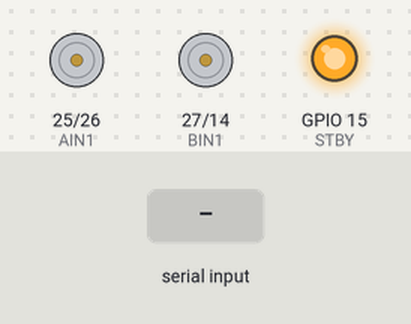
Bench run of a sketch on a simulated ESP32. Shown: motor-driver pin pairs drawn as motors (green arrow = first pin HIGH = forward, orange = second pin HIGH = backward, longer = more drive, scaled by the enable pin, stopped while the standby pin is LOW), output pins drawn as LEDs (lit = HIGH). The inputs (shaded band) are chosen by the test bench. Nothing arrives over Bluetooth unless stated; what the sketch prints to the serial monitor is not drawn.

Above: at 1.2 s.
1.3 s: "F" received over the second serial link
At 1.9 s:
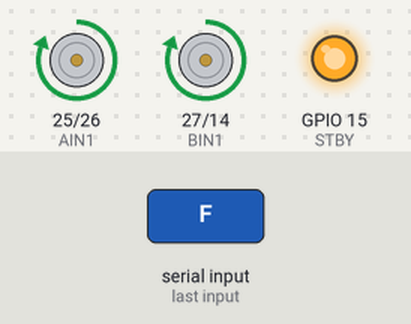
2.8 s: "B" received over the second serial link
At 3.1 s:
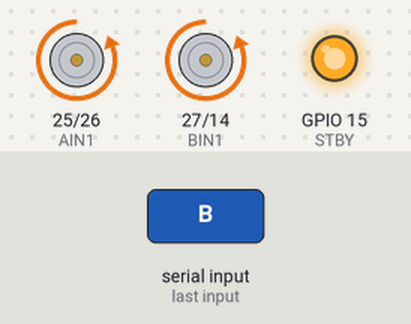
4.3 s: "L" received over the second serial link
At 5.4 s:
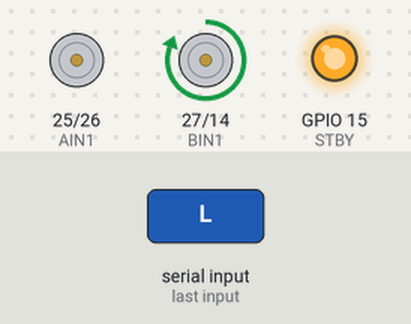
5.8 s: "R" received over the second serial link
At 6.6 s:
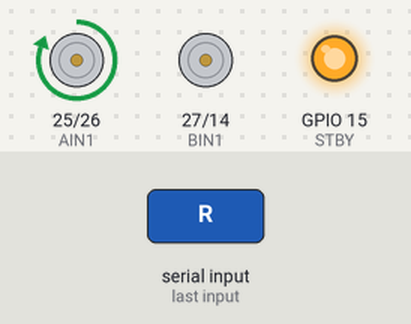
7.3 s: "S" received over the second serial link
At 7.7 s:
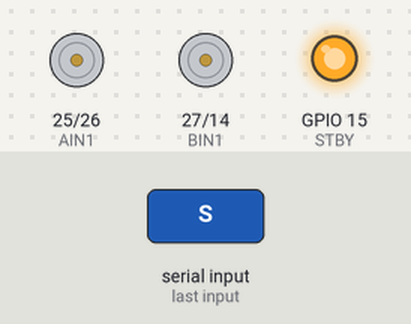
Timing chart, 0 to 9.8 s (numbered marks = the images above; inputs shaded):
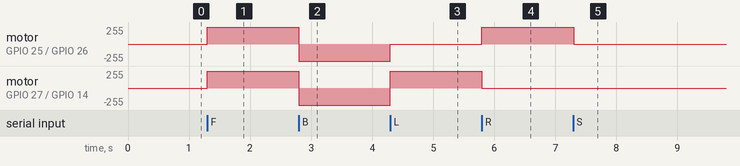

Measured:
- after the input at 1.3 s, motor on GPIO 25 (AIN1) / GPIO 26 (AIN2), motor on GPIO 27 (BIN1) / GPIO 14 (BIN2): stopped → forward 255/255 at once
- after the input at 2.8 s, motor on GPIO 25 (AIN1) / GPIO 26 (AIN2), motor on GPIO 27 (BIN1) / GPIO 14 (BIN2): forward 255/255 → backward 255/255 at once
- after the input at 4.3 s, motor on GPIO 25 (AIN1) / GPIO 26 (AIN2): backward 255/255 → stopped at once; motor on GPIO 27 (BIN1) / GPIO 14 (BIN2): backward 255/255 → forward 255/255 at once
- after the input at 5.8 s, motor on GPIO 25 (AIN1) / GPIO 26 (AIN2): stopped → forward 255/255 at once; motor on GPIO 27 (BIN1) / GPIO 14 (BIN2): forward 255/255 → stopped at once
- after the input at 7.3 s, motor on GPIO 25 (AIN1) / GPIO 26 (AIN2): forward 255/255 → stopped at once

The sketch:

GallitoTB662.ino
```cpp
#include <BluetoothSerial.h>
BluetoothSerial SerialBT;

// Pines del TB6612
#define AIN1 25
#define AIN2 26
#define PWMA 32  // PWM para motor A

#define BIN1 27
#define BIN2 14
#define PWMB 33  // PWM para motor B

#define STBY 15  // Standby, debe estar en HIGH

int velocidad = 255;

void setup() {
  Serial.begin(115200);
  SerialBT.begin("Friforce"); // Cambia el nombre si quieres
  Serial.println("El dispositivo está listo para emparejarse");

  pinMode(AIN1, OUTPUT);
  pinMode(AIN2, OUTPUT);
  pinMode(PWMA, OUTPUT);

  pinMode(BIN1, OUTPUT);
  pinMode(BIN2, OUTPUT);
  pinMode(PWMB, OUTPUT);

  pinMode(STBY, OUTPUT);
  digitalWrite(STBY, HIGH);  // Activar el puente

  detener();
}

void loop() {
  if (SerialBT.available()) {
    char comando = SerialBT.read();
    controlarCarrito(comando);
  }
}

void controlarCarrito(char comando) {
  switch (comando) {
    case 'F':
      avanzar();
      break;
    case 'B':
      retroceder();
      break;
    case 'L':
      girarIzquierda();
      break;
    case 'R':
      girarDerecha();
      break;
    case 'S':
      detener();
      break;
  }
}

void avanzar() {
  digitalWrite(AIN1, HIGH);
  digitalWrite(AIN2, LOW);
  analogWrite(PWMA, velocidad);

  digitalWrite(BIN1, HIGH);
  digitalWrite(BIN2, LOW);
  analogWrite(PWMB, velocidad);
}

void retroceder() {
  digitalWrite(AIN1, LOW);
  digitalWrite(AIN2, HIGH);
  analogWrite(PWMA, velocidad);

  digitalWrite(BIN1, LOW);
  digitalWrite(BIN2, HIGH);
  analogWrite(PWMB, velocidad);
}

void girarIzquierda() {
  digitalWrite(AIN1, LOW);
  digitalWrite(AIN2, LOW);
  analogWrite(PWMA, 0);  // Motor A detenido

  digitalWrite(BIN1, HIGH);
  digitalWrite(BIN2, LOW);
  analogWrite(PWMB, velocidad);
}

void girarDerecha() {
  digitalWrite(AIN1, HIGH);
  digitalWrite(AIN2, LOW);
  analogWrite(PWMA, velocidad);

  digitalWrite(BIN1, LOW);
  digitalWrite(BIN2, LOW);
  analogWrite(PWMB, 0);  // Motor B detenido
}

void detener() {
  analogWrite(PWMA, 0);
  analogWrite(PWMB, 0);
}
```
